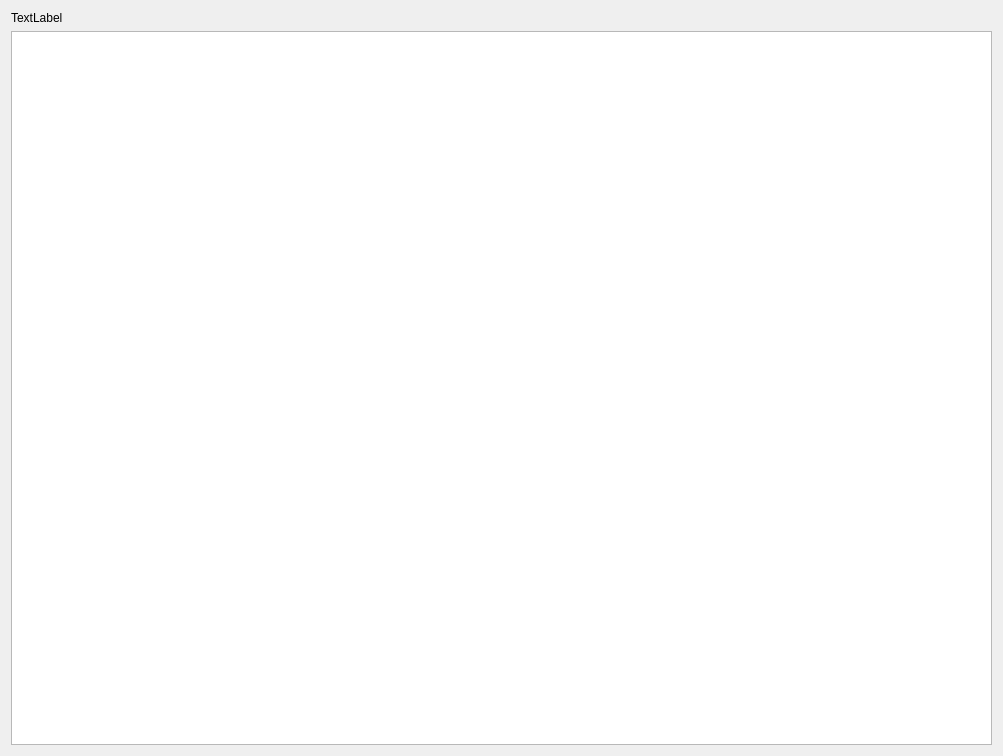
<?xml version="1.0" encoding="UTF-8"?>
<ui version="4.0">
 <class>DialogStream</class>
 <widget class="QDialog" name="DialogStream">
  <property name="geometry">
   <rect>
    <x>0</x>
    <y>0</y>
    <width>1003</width>
    <height>756</height>
   </rect>
  </property>
  <property name="windowTitle">
   <string>Dialog</string>
  </property>
  <layout class="QVBoxLayout" name="verticalLayout_2">
   <item>
    <layout class="QVBoxLayout" name="verticalLayout">
     <item>
      <widget class="QLabel" name="lblInfo">
       <property name="text">
        <string>TextLabel</string>
       </property>
      </widget>
     </item>
     <item>
      <widget class="QEldViewer" name="imgWidget"/>
     </item>
    </layout>
   </item>
  </layout>
 </widget>
 <customwidgets>
  <customwidget>
   <class>QEldViewer</class>
   <extends>QGraphicsView</extends>
   <header>Stream/qEldViewer.h</header>
  </customwidget>
 </customwidgets>
 <resources/>
 <connections/>
</ui>
